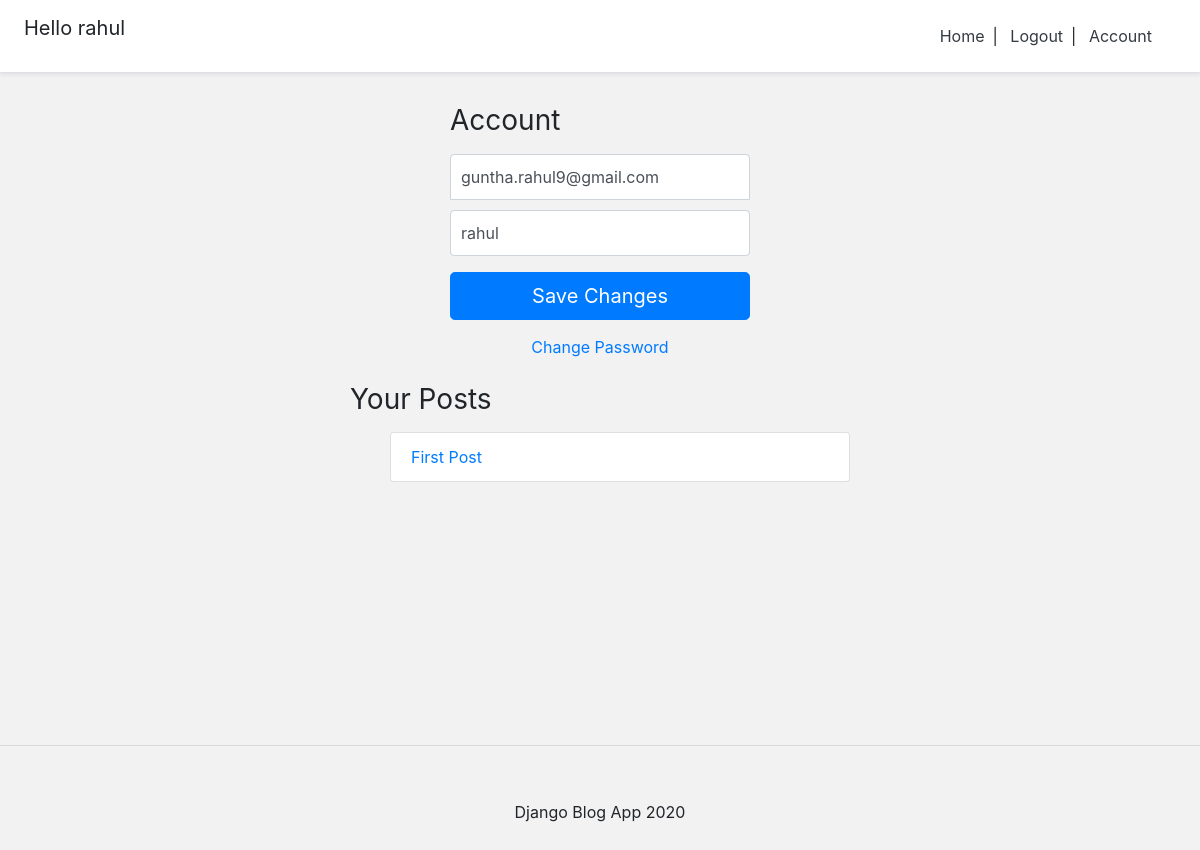
Page /account/ (signed in) on the earlier database version.
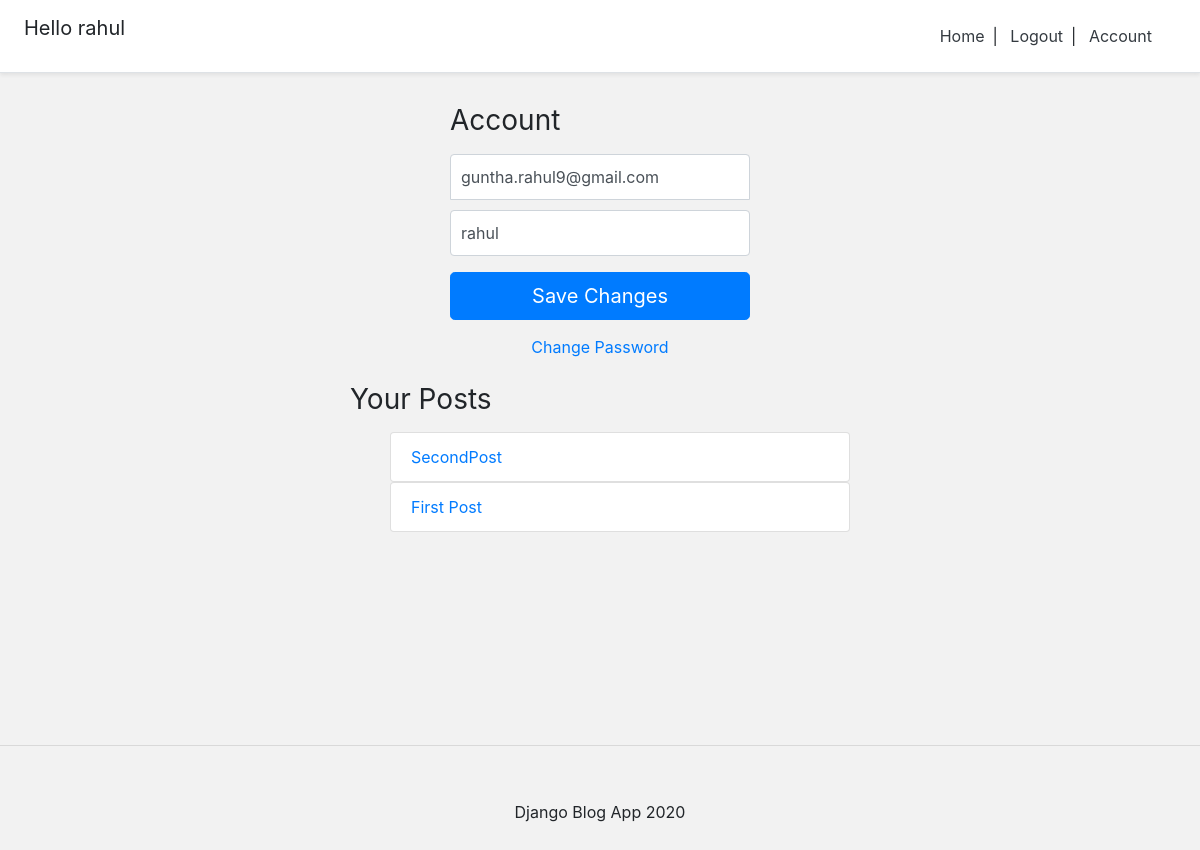
Same page on the later database version.
### blog/models.py (models this page shows)
class BlogPost(models.Model):
    title = models.CharField(max_length=50, null=False, blank=False)
    body = models.TextField(max_length=5000, null=False, blank=False)
    image = models.ImageField(upload_to=upload_location, null=False, blank=False)
    date_published = models.DateTimeField(auto_now_add=True, verbose_name="date published")
    date_updated = models.DateTimeField(auto_now=True, verbose_name="date updated")
    author = models.ForeignKey(settings.AUTH_USER_MODEL,
                               on_delete=models.CASCADE)  # setting with the user in DB, on_delete is when this blog post is deleted, delete anything that associated with this blog post(images and all data).
    slug = models.SlugField(blank=True, unique=True)
    def __str__(self):
        return self.title

### account/views.py (the view)
# urls.py: path('account/', account_view, name="account"),
def account_view(request):
    if not request.user.is_authenticated:
        return redirect("login")
    context={}
    if request.POST:
        form=AccountUpdateForm(request.POST,instance=request.user)
        if form.is_valid():
            form.initial={
                "email":request.POST['email'],
                "username":request.POST['username'],          #showing the feild immediately after updating the form
            }
            form.save()
            context['success_message']="Updated"
    else:
        form=AccountUpdateForm(
            initial={
                "email":request.user.email,
                "username":request.user.username,
            }
        )
    context['account_form']=form
    blog_posts=BlogPost.objects.filter(author= request.user)
    context['blog_posts']=blog_posts
    return render(request,'account/account.html',context)

### account/forms.py (shortened to what this page needs)
class AccountUpdateForm(forms.ModelForm):
    class Meta:
        model=Account
        fields=('email','username')

### account/templates/account/account.html (shortened to what this page needs)
{% extends 'base.html'%}
{% block content %}
<form class="form-signin" method="post">{% csrf_token %}
    <h1 class="h3 mb-3 font-weight-normal">Account</h1>
    <input
        type="email"
        name="email"
        id="inputEmail"
        class="form-control"
        placeholder="Email address"
        required autofocus
        value="{{account_form.initial.email}}">
    <input
        type="text"
        name="username"
        id="inputUsername"
        class="form-control"
        placeholder="Username" required
        value="{{account_form.initial.username}}">
    <button class="btn btn-lg btn-primary btn-block" type="submit">Save Changes</button>
  </form>
  <div class="d-flex flex-column">
      <a class="m-auto" href="{% url 'password_change' %}">Change Password</a>
  </div>
  <div class="container mt-4">
      <div class="row">
          <div class="blog-posts">
            <h3 class="mb-3 font-weight-normal">
                Your Posts
            </h3>
            {% if blog_posts %}
            <ul>
            {% for post in blog_posts %}
                <a href="{% url 'blog:detail' post.slug %}" style="text-decoration: none;">
                    <li class="list-group-item">{{post}}</li>
                </a>
            {% endfor %}
            </ul>
            {% else %}
            <p>You have no posts. Create a post <a href="{% url 'blog: create' %}">here</a>.</p>
            {% endif %}
        </div>
      </div>
  </div>
{% endblock content %}

Differences in the rows shown:
added BlogPost: title "SecondPost"
